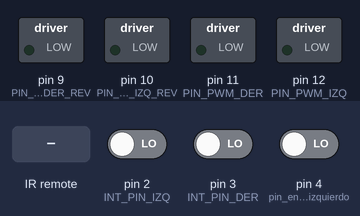
The sketch below on a simulated Arduino Mega 2560, built with avr-gcc and run on an emulated ATmega2560. On the bench: switched loads named in the sketch (green lamp = pin HIGH). Inputs (shaded band) come from the test bench; at power-on: pin 2 (INT_PIN_IZQ) LOW, pin 3 (INT_PIN_DER) LOW, pin 4 (pin_encoder_izquierdo) LOW. What the sketch prints to the serial monitor is not drawn.

Above: at 1.2 s.
1.3 s: infrared code 0x8C4BA750 received
At 1.41 s:
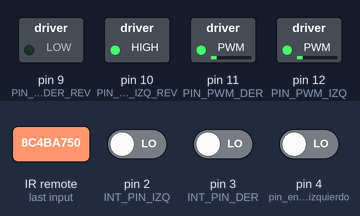
4.3 s: infrared code 0xA90A0674 received
At 4.46 s:
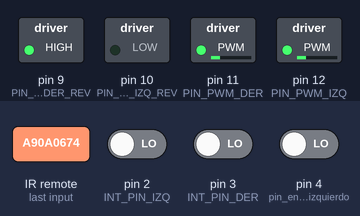
7.3 s: infrared code 0x932768D1 received
At 7.45 s:
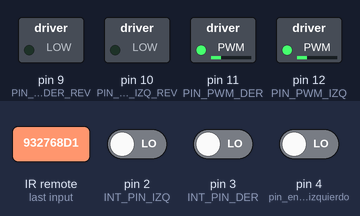
10.3 s: pin 2 (INT_PIN_IZQ) driven HIGH
At 11.1 s:
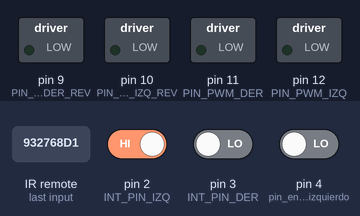
11.8 s: infrared code 0x739780D9 received
At 11.96 s:
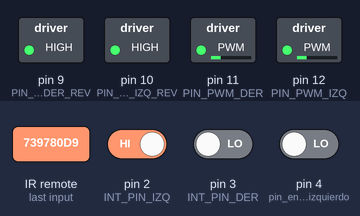
Timing chart, 0 to 14.8 s (numbered marks = the images above; inputs shaded):
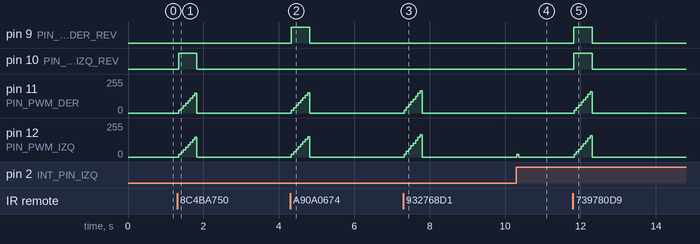

Measured:
- after the input at 1.3 s, pin 10 (PIN_PWM_IZQ_REV): LOW → HIGH at once, → LOW 0.49 s later; pin 11 (PIN_PWM_DER), pin 12 (PIN_PWM_IZQ): rises from 0/255 to 149/255 in 0.43 s, then falls to 0/255 in 0.05 s
- after the input at 4.3 s, pin 9 (PIN_PWM_DER_REV): LOW → HIGH at once, → LOW 0.49 s later; pin 11 (PIN_PWM_DER), pin 12 (PIN_PWM_IZQ): rises from 0/255 to 152/255 in 0.43 s, then falls to 0/255 in 0.06 s
- after the input at 7.3 s, pin 11 (PIN_PWM_DER), pin 12 (PIN_PWM_IZQ): rises from 0/255 to 168/255 in 0.43 s, then falls to 0/255 in 0.06 s
- after the input at 10.3 s, pin 12 (PIN_PWM_IZQ): 0/255 → 22/255 at once, → 0/255 0.06 s later
- after the input at 11.8 s, pin 9 (PIN_PWM_DER_REV), pin 10 (PIN_PWM_IZQ_REV): LOW → HIGH at once, → LOW 0.49 s later; pin 11 (PIN_PWM_DER), pin 12 (PIN_PWM_IZQ): rises from 0/255 to 160/255 in 0.43 s, then falls to 0/255 in 0.05 s

The sketch:

control_motor_NUEVO_DRIVER.ino
```cpp
#include <IRremote.h>
//https://learn.sparkfun.com/tutorials/ir-communication
int RECV_PIN = 52;
IRrecv irrecv(RECV_PIN);

decode_results results;


//mando gyr, canal C
#define IR_CODE_TURN_LEFT 0x8C4BA750
#define IR_CODE_TURN_LEFT_1 0x23E38F69

#define IR_CODE_TURN_RIGHT   0xA90A0674  //Usa dos códigos, tiene dos modos en el canal c
#define IR_CODE_TURN_RIGHT_1 0xB7B891DB

#define IR_CODE_FORWARD_C   0x932768D1
#define IR_CODE_FORWARD_C_1 0xFB8F80B8

#define IR_CODE_BACKWARD_C   0x739780D9
#define IR_CODE_BACKWARD_C_1 0x8ED1BF61


boolean isActing = false; //If the robot is executing command from remote
long timer;
const long TIME_OUT = 500;


// define IO pins
#define INT_PIN_DER    3  // D2 pin for external interrupt 0 //amarillo encoder derecho
#define INT_PIN_IZQ    2  // D3 pin for external interrupt 1  //amarillo encoder izquierdo
#define pin_encoder_derecho    5    //al blanco del encoder derecho
#define pin_encoder_izquierdo  4    //al blanco del encoder izquierdo


#define PIN_PWM_DER_REV  9 //11 //marrón, indica direccion
#define PIN_PWM_IZQ_REV  10 //12  //marrón, indica direccion
#define     PIN_PWM_DER  11 //9
#define     PIN_PWM_IZQ  12 //10

#define        MAX_TIME 10000.0//100000.0
//#define        max_aceleracion        0.05

// define global variables here
float Dt_izq   = MAX_TIME;
float Dt_der   = MAX_TIME;
float Dt_izq_0 = MAX_TIME;
float Dt_der_0 = MAX_TIME;


unsigned int ms=0;

long tiempo_ultimo_pulso_izq=-1*MAX_TIME;
long tiempo_ultimo_pulso_der=-1*MAX_TIME;

float v_izq;
float v_der;

int pwm_izq;
int pwm_der;

int dir_izq;
int dir_der;

unsigned int incremento1cada5ms;

float VELOCIDAD = 0;
float     CURVA = 0;

//*********************************************
void setup()
{
  pinMode(PIN_PWM_IZQ,OUTPUT);
  pinMode(PIN_PWM_IZQ_REV,OUTPUT);
  pinMode(PIN_PWM_DER,OUTPUT);
  pinMode(PIN_PWM_DER_REV,OUTPUT);

  pinMode(pin_encoder_izquierdo, INPUT);
  pinMode(pin_encoder_derecho, INPUT);

  attachInterrupt(0, IntEncoderIzq, RISING);//RISING
  attachInterrupt(1, IntEncoderDer, RISING);//RISING


  Serial.begin(250000);
  Serial.println("Inicio");


  pinMode(RECV_PIN,INPUT); //

  irrecv.enableIRIn(); // Start the receiver

  //la velocidad que he conseguido con la pila cargada 100% es hasta algo menos de 120
  VELOCIDAD = 0;//[0,115]
  CURVA = 0;//[-1   -0.5   0   0.5   1]

}


//*********************************************
void loop(){

  recibeComando();

  if(abs(millis()-ms)>5){
    ms=millis();
    incremento1cada5ms++;
  }

 //If the robot does not receive any command, stop it
 if (isActing && (millis() - timer >= TIME_OUT)) {
    changeAction(0,0);
    isActing = false;
 }


  if(incremento1cada5ms%10==0){
    direccion();
    motor();
  }

  //
  if(incremento1cada5ms%10==0){
  /*
    Serial.print(VIzq());
    Serial.print("-");
    Serial.println(VDer());


   Serial.print(pwm_der);//, 4);
   Serial.print(" || ");//, 4);
   Serial.println(pwm_izq);//, 4) ;*/
  }

}
//
void recibeComando(){
  if (irrecv.decode(&results)) {
    unsigned long result =results.value;
    irrecv.resume(); // Receive the next value
    processResult(result);
  }
}
//**************************************
//mandamos la instrucción al rover
void processResult(unsigned long res) {

  float VEL = 80.00;

  if(IR_CODE_TURN_LEFT ==res || IR_CODE_TURN_LEFT_1==res)
    changeAction(VEL, -1); //Turn the robot left
  else if(IR_CODE_TURN_RIGHT ==res || IR_CODE_TURN_RIGHT_1==res)
    changeAction(VEL, 1); //Turn the robot left
  else if(IR_CODE_FORWARD_C ==res || IR_CODE_FORWARD_C_1==res)
    changeAction(VEL, 0); //Turn the robot left
  else if(IR_CODE_BACKWARD_C ==res || IR_CODE_BACKWARD_C_1==res)
    changeAction(-VEL, 0); //Turn the robot left
}
void changeAction(float VEL, float CUR) {
  VELOCIDAD=VEL;
  CURVA=CUR;

  timer = millis();
  isActing = true;
}
//**********************************************
float max_aceleracion(float error){
  //Serial.println(pow(error,2)/1000);
  //permitimos más o menos aceleración
  return pow(error,2)/1000;

}
void motor(){

  float v_der_real = VDer();
  float v_izq_real = VIzq();

  if(v_der_real<v_der && a_der()<max_aceleracion(v_der_real - v_der)){
    pwm_der++;
  }
  else if(v_der <v_der_real && a_der()>-1*max_aceleracion(v_der_real - v_der)){
    pwm_der--;
  }
  //
  ;
  if(v_izq_real <v_izq && a_izq()<max_aceleracion(v_izq_real -v_izq)){
    pwm_izq++;

  }
  else if(v_izq <v_izq_real && a_izq()>-1*max_aceleracion(v_izq_real -v_izq)){
    pwm_izq--;
  }
  //Si la velocidad ha de ser cero y ya no se mueve, cortamos la alimentación
  if(v_der_real==v_der){
    pwm_der=0;
  }
  //
  if(v_izq_real ==v_izq){
    pwm_izq=0;

  }
  //
  if(pwm_izq >255){
    pwm_izq=255;
  }
  else if(pwm_izq <-255){
    pwm_izq=-255;
  }
  //
  if(pwm_der >255){
    pwm_der=255;
  }
  else if(pwm_der <-255){
    pwm_der=-255;
  }

  analogWrite(PIN_PWM_IZQ,abs(pwm_izq));
  digitalWrite(PIN_PWM_IZQ_REV,pwm_izq<0);


  analogWrite(PIN_PWM_DER,abs(pwm_der));
  digitalWrite(PIN_PWM_DER_REV,pwm_der<0);

  //Controlar carga bateria con PWM y Velocidad que coje
  if(_PWM(v_der_real)/abs(pwm_der)<0.70){
    //Led derecho rojo encendido
    //analogWrite(LOW_BAT_DER,50);
  }
  if(_PWM(v_izq_real)/abs(pwm_izq)<0.70){
    //Led izquierdo rojo encendido
    //analogWrite(LOW_BAT_IZQ,50);

  }
}

//***************
int _PWM(float v){

 int pwm;

 //ajuste por mnimos cuadradados con medidas de PWNM/velocidad
 pwm=69.0-3.0*v+0.04*pow(v,2);


 if(pwm>255)
 pwm=255;

 return pwm;
}
//***************
void direccion(){
  /*
  CURVA = -0.5; //[-1   -0.5   0   0.5   1]
   */
  if(CURVA <0){
    v_izq = VELOCIDAD * (1.00 + CURVA * 2.00);
    v_der = VELOCIDAD;
  }
  else if(CURVA>0){
    v_izq = VELOCIDAD;
    v_der = VELOCIDAD * (1.00 - CURVA * 2.00);
  }
  else{
    v_izq = VELOCIDAD;
    v_der = VELOCIDAD;
  }
}
//**********************************************

float a_izq(){
  if((micros()-tiempo_ultimo_pulso_der)>MAX_TIME)
    return 0;
  else
    return 750000.0 * (1.0/Dt_izq-1.0/Dt_izq_0)/Dt_izq;
}
float a_der(){
  if((micros()-tiempo_ultimo_pulso_der)>MAX_TIME)
    return 0;
  else
    return 750000.0 * (1.0/Dt_der-1.0/Dt_der_0)/Dt_der;
}
//**********************************************
float VIzq(){

  int direccion=-1;
  if(dir_izq){
    direccion = 1;
  }

  if((micros()-tiempo_ultimo_pulso_izq)>MAX_TIME)
    return 0;
  else
    return direccion * (750000.0/Dt_izq);
}
float VDer(){

  int direccion=-1;
  if(dir_der){
    direccion = 1;
  }

  if((micros()-tiempo_ultimo_pulso_der)>MAX_TIME)
    return 0;
  else
    return direccion * (750000.0/Dt_der);
}
//Lectura del encoder izquierdo
void IntEncoderIzq()
{
  dir_izq=digitalRead(pin_encoder_izquierdo);
  Dt_izq_0 = Dt_izq;
  Dt_izq=micros()-tiempo_ultimo_pulso_izq;                               // time between last state change and this state change
  tiempo_ultimo_pulso_izq=micros();  // update tiempo_ultimo_pulso_izq with time of most recent state change
}


//Lectura del encoder derecho
void IntEncoderDer()
{
  dir_der=digitalRead(pin_encoder_derecho) ;
  Dt_der_0 = Dt_der;
  Dt_der=micros()-tiempo_ultimo_pulso_der;                               // time between last state change and this state change
  tiempo_ultimo_pulso_der=micros();  // update tiempo_ultimo_pulso_izq with time of most recent state change
}
```
